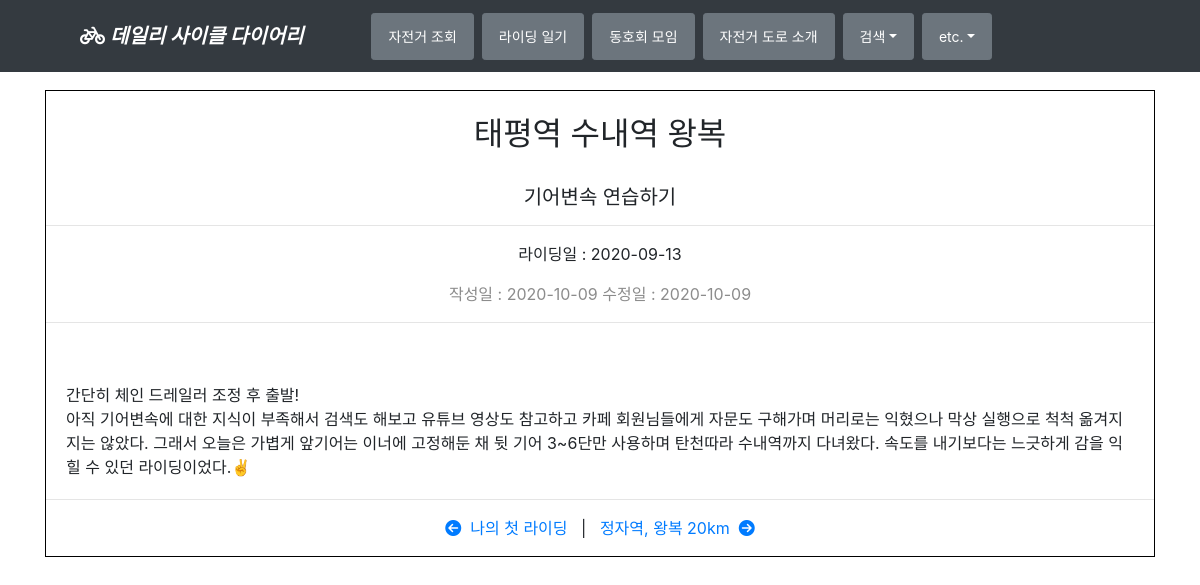
/cyclediary/cyclediary/태평역-수내역-왕복/, run on the app's committed database.
### cyclediary/models.py (models this page shows)
class Cyclediary(models.Model):
    title = models.CharField(verbose_name='TITLE', max_length=50)
    slug = models.SlugField('SLUG', unique=True, allow_unicode=True,
                            help_text='one word for title alias.')
    description = models.CharField('DESCRIPTION', max_length=100, blank=True,
                                   help_text='simple description text')
    diary_dt = models.DateField('DIARY DATE', auto_now=False)
    content = models.TextField('CONTENT')
    create_dt = models.DateTimeField('CREATE DATE', auto_now_add=True)
    modify_dt = models.DateTimeField('MODIFY DATE', auto_now=True)
    class Meta:
        verbose_name = 'diary'
        verbose_name_plural = 'diaries'
        ordering = ('-diary_dt',)
    def __str__(self):
        return self.title
    def get_absolute_url(self):
        return reverse('cyclediary:cyclediary_detail', args=(self.slug,))
    def get_previous(self):
        return self.get_previous_by_diary_dt()
    def get_next(self):
        return self.get_next_by_diary_dt()

### cyclediary/templates/cyclediary/cyclediary_detail.html (shortened to what this page needs)
{% extends "base.html" %}
{% block content %}
<div style="border:solid 1px black" >
<br/>
<h2 align="center">{{object.title}}</h2>
<br/>
<h5 align="center">{{object.description}}</h5>
<hr/>
<p align="center">라이딩일 : {{ object.diary_dt|date:"Y-m-d" }}</p>
<p style="color:#8C8C8C" align="center">작성일 : {{ object.create_dt|date:"Y-m-d" }}
    수정일 : {{ object.modify_dt|date:"Y-m-d" }}</p>
<hr/>
<br>
<div style="margin:20px;">
 {{ object.content|linebreaks }}
</div>
<hr/>
<p align="center">
    {% if object.get_previous %}
    <a href="{{ object.get_previous.get_absolute_url }}" title="View previous diary">
        <i class="fas fa-arrow-circle-left"></i>&nbsp; {{ object.get_previous }}
    </a>
    {% endif %}
&nbsp;&nbsp;|&nbsp;&nbsp;
    {% if object.get_next %}
    <a href="{{ object.get_next.get_absolute_url }}" title="View next diary">
        {{ object.get_next }} &nbsp;<i class="fas fa-arrow-circle-right"></i>
     </a>
     {% endif %}
</p>
    </div>
{% endblock %}

### data on the page
Cyclediary: title "태평역 수내역 왕복", description "기어변속 연습하기", diary_dt "2020-09-13", create_dt "2020-10-09", modify_dt "2020-10-09", content "간단히 체인 드레일러 조정 후 출발! 아직 기어변속에 대한 지식이 부족해서 검색도 해보고 유튜브 영상도 참고하고 카페 회원님들에게 자문도 구해가며 머리로는 익혔으나 막상 실행으로 척척 옮겨지지는 않았다. 그래서 오늘은 가볍게 앞기어는 이너에 고정해둔 채 뒷 기어 3~6단만 사용하며 탄천따라 수내역까지 다녀왔다. 속도를 내기보다는 느긋하게 감을 익힐 수 있던 라이딩이었다.✌", get_previous "나의 첫 라이딩", get_next "정자역, 왕복 20km"
